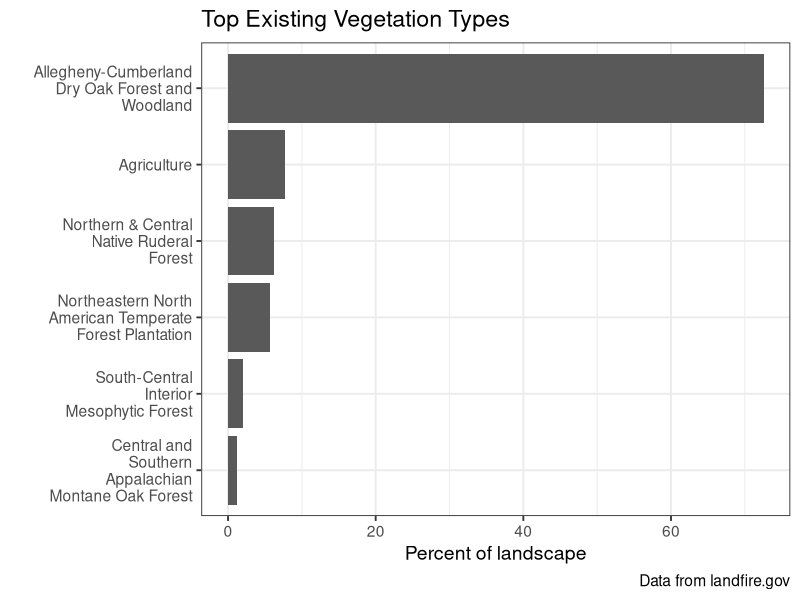
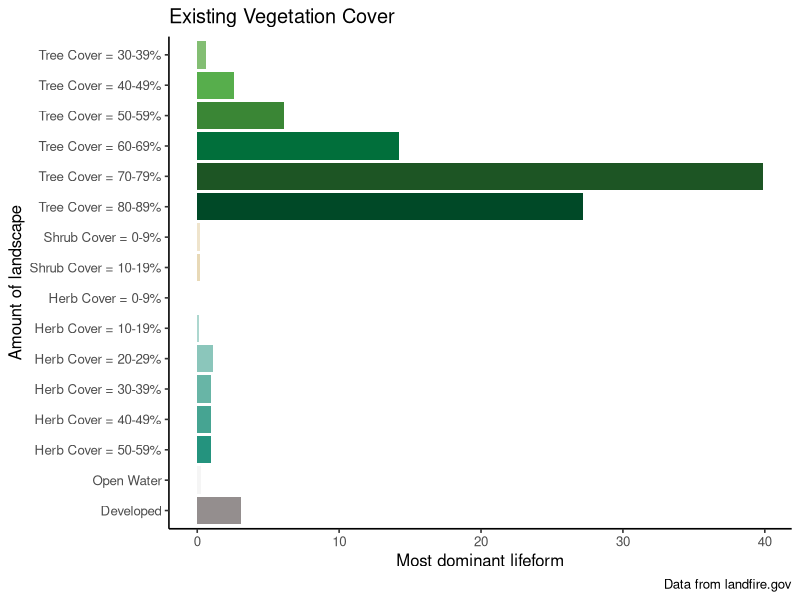
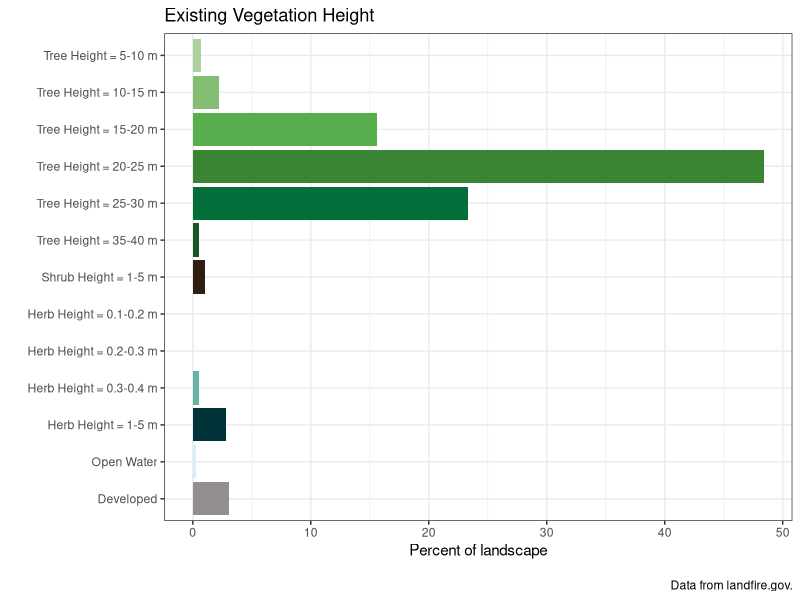
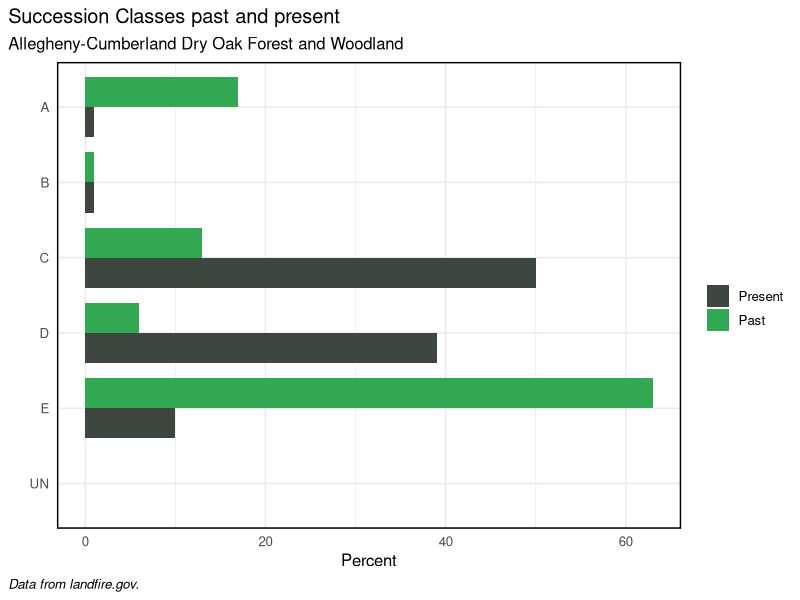
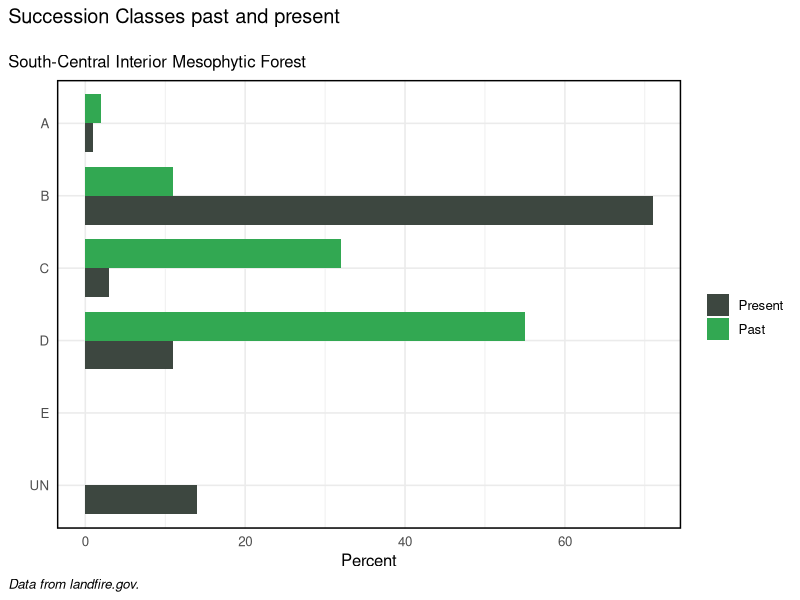
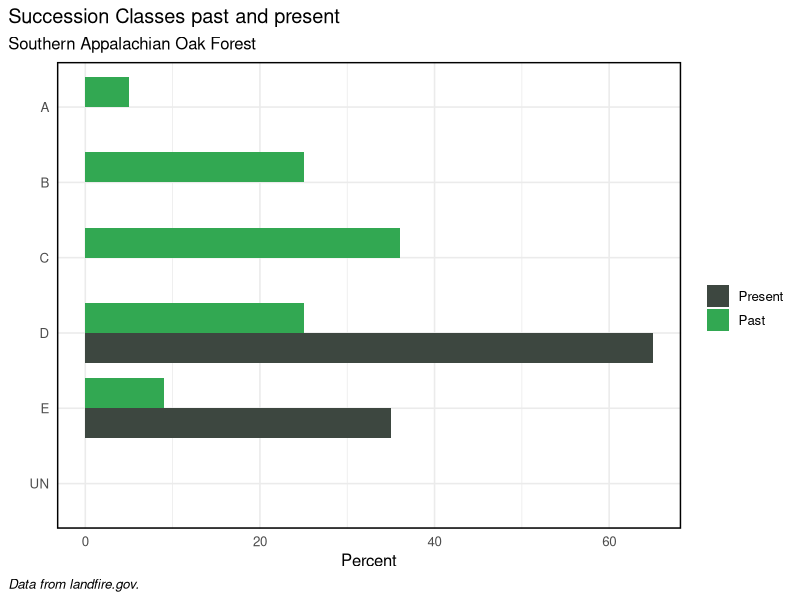
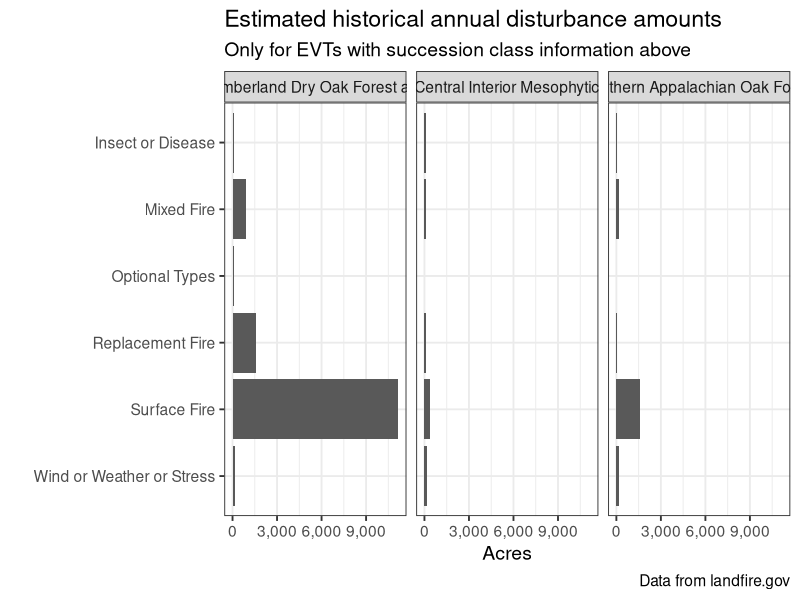

Generate these figures, in order, with R:
## ---- chunk 1
library(tidyverse)
library(scales)

## ---- chunk 2
evtname <- read.csv(file = "data/evt_10.csv") %>%
  arrange(desc(percent))

evtname$evt <- factor(evtname$evt, levels = evtname$evt[order(evtname$percent)])


# plot
evtChart <-
  ggplot(data = evtname, aes(x = evt, y = percent)) +
  geom_bar(stat = "identity") +
  labs(
    title = "Top Existing Vegetation Types",
    caption = "Data from landfire.gov",
    x = "",
    y = "Percent of landscape") +
  scale_x_discrete(limits = rev(evtname$EVT_NAME),
                   labels = function(x) str_wrap(x, width = 18)) +
  coord_flip() +
  theme_bw(base_size = 14)



evtChart
## ---- chunk 3
evcname <- read.csv("data/evc_aoi_attributes.csv") %>% 
  mutate(type = if_else(Value %in% 11, "Open Water",
                                             if_else(Value %in% 12, "Snow / Ice",
                                                     if_else(Value %in% c(13:25), "Developed",
                                                             if_else(Value %in% 31, "Barren",
                                                                     if_else(Value %in% c(60:70), "Agriculture",
                                                                             if_else(Value %in% 32, "Quarries",
                                                                                     if_else(Value %in% 100, "Sparse Vegetation",
                                                                                             if_else(Value %in% c(101:199), "Tree",
                                                                                                     if_else(Value %in% c(201:299), "Shrub",
                                                                                                             if_else(Value %in% c(301:399), "Herb",
                                                                                                                     "Other")))))))))))



# create reverse substr() function
revSubstr <- function(x, start, stop) {
  x <- strsplit(x, "")
  sapply(x, 
         function(x) paste(rev(rev(x)[start:stop]), collapse = ""), 
         USE.NAMES = FALSE)  }

# create cover column based on 2nd and 3rd to last Values of classname
# if "Other" type, make 0
evcname <- evcname %>% mutate(cover = as.numeric(if_else(Value > 100,
                                                         revSubstr(evcname$CLASSNAMES, start = 2, stop = 3),
                                                         "0")))

# create bin breaks for grouping
breaks <- seq(0, 100, 10)
# create intervals for grouping and summarize
# also create factor order for "type"
evcgroup <- evcname %>%
  mutate(interval = cut(cover,
                        breaks, 
                        include.lowest = TRUE, 
                        right = T,
                        labels = c("0-9", "10-19", "20-29", "30-39", "40-49", "50-59", "60-69", "70-79", 
                                   "80-89", "90-100")),
         type = factor(type, levels = c("Tree", "Shrub", "Herb", "Open Water", "Snow / Ice", "Developed", "Agriculture", "Sparse Vegetation", "Barren", "Quarries", "Other"))) %>%
  group_by(type, interval) %>%
  summarize(COUNT = sum(Freq),
            acres = sum(ACRES),
            rel_percent = sum(REL_PERCENT))

# add label and legend names based on condition
evcgroup <- evcgroup %>% mutate(label = if_else(type %in% c("Tree", "Shrub", "Herb"),
                                                paste0(type, " Cover = ", interval, "%"), as.character(type)),
                                legend = if_else(type %in% c("Tree", "Shrub", "Herb", "Open Water"),
                                                 type, as.factor("Other")))

# turn current label order to factors
evclabel.list <- evcgroup$label
evcgroup <- evcgroup %>% mutate(label = fct_rev(factor(label, evclabel.list)))

# join in custom cols column to color bars by specific label

evc_group_cols <- read.csv("data/evc_group_acc.csv")

evcgroup <- left_join(evcgroup, evc_group_cols, by = "label")

evcgroup$label <- factor(evcgroup$label, levels = rev(evcgroup$label))

evcgroup <- evcgroup %>%
  filter(rel_percent > 0.01)

# plot
evcChart <-
  ggplot(data = evcgroup, aes(x = label, y = rel_percent, fill = colors)) +
  geom_bar(stat = "identity") +
  labs(
    title = "Existing Vegetation Cover",
    caption = "Data from landfire.gov",
    x = "Amount of landscape",
    y = "Most dominant lifeform") +
  scale_fill_identity() +
  coord_flip() +
  theme_classic(base_size = 12)+
  theme(legend.position = "none") 


evcChart



## ---- chunk 4

# load evh attribute table
evhname <- read.csv(file = "data/evh_aoi_attributes.csv") %>% 
  mutate(type = if_else(Value %in% 11, "Open Water",
                                             if_else(Value %in% 12, "Snow / Ice",
                                                     if_else(Value %in% c(13:25), "Developed",
                                                             if_else(Value %in% 31, "Barren",
                                                                     if_else(Value %in% c(60:70), "Agriculture",
                                                                             if_else(Value %in% 32, "Quarries",
                                                                                     if_else(Value %in% 100, "Sparse Vegetation",
                                                                                             if_else(Value %in% c(101:199), "Tree",
                                                                                                     if_else(Value %in% c(201:299), "Shrub",
                                                                                                             if_else(Value %in% c(301:399), "Herb",
                                                                                                                     "Other"))))))))))) %>%
  mutate(height_m = if_else(type %in% "Tree", (Value -100),
                            if_else(type %in% "Shrub", ((Value - 200) / 10),
                                    if_else(type %in% "Herb", ((Value - 300) / 10), 0))) %>%
           as.character() %>% as.numeric())

# create bin breaks for grouping
breaks <- c(0, 0.1, 0.2, 0.3, 0.4, 0.5, 0.6, 0.7, 0.8, 0.9, 1, 5, 10, 15, 20, 25, 30, 35, 40, 45, 50, 55, 60, 65, 70, 75, 80, 85, 90, 95, 100)

# create intervals for grouping and summarize
# also create factor order for "type"
evhgroup <- evhname %>%
  mutate(interval = cut(height_m,
                        breaks, 
                        include.lowest = TRUE, 
                        right = F,
                        labels = c("0", "0.1-0.2", "0.2-0.3", "0.3-0.4" ,"0.4-0.5", "0.5-0.6", "0.6-0.7", "0.7-0.8", "0.8-0.9", "0.9-1.0", "1-5", "5-10", "10-15", "15-20", "20-25", "25-30", "30-35", "35-40", "40-45", "45-50", "50-55", "55-60", "60-65", "65-70", "70-75", "75-80", "80-85", "85-90", "90-95", "95-100")),
         type = factor(type, levels = c("Tree", "Shrub", "Herb", "Open Water", "Snow / Ice", "Developed", "Agriculture", "Sparse Vegetation", "Barren", "Quarries", "Other"))) %>%
  group_by(type, interval) %>%
  summarise(COUNT = sum(Freq),
            acres = sum(ACRES),
            rel_percent = sum(REL_PERCENT))



# add label and legend names based on condition
evhgroup <- evhgroup %>% mutate(label = if_else(type %in% c("Tree", "Shrub", "Herb"),
                                                paste0(type, " Height = ", interval, " m"), as.character(type)),
                                legend = if_else(type %in% c("Tree", "Shrub", "Herb", "Open Water"),
                                                 type, as.factor("Other")))
# turn current label order to factors
evhlabel.list <- evhgroup$label
evhgroup <- evhgroup %>% mutate(label = fct_rev(factor(label, evhlabel.list)))


# join in custom cols column to color bars by specific label

evh_group_cols <- read.csv("data/evh_group_acc.csv")

evhgroup <- left_join(evhgroup, evh_group_cols, by = "label")

evhgroup$label <- factor(evhgroup$label, levels = rev(evhgroup$label))

evhgroup <- evhgroup %>%
  filter(rel_percent > 0.01)


evcChart <-
  ggplot(data = evcgroup, aes(x = label, y = rel_percent, fill = colors)) +
  geom_bar(stat = "identity") +
  labs(
    title = "Existing Vegetation Cover",
    caption = "Data from landfire.gov",
    x = "Amount of landscape",
    y = "Most dominant lifeform") +
  scale_fill_identity() +
  coord_flip() +
  theme_classic(base_size = 12)+
  theme(legend.position = "none") 



# plot
evhChart <-
ggplot(data = evhgroup, aes(x = label, y = rel_percent, fill = colors)) +
  geom_bar(stat = "identity") +
  labs(
    title = "Existing Vegetation Height",
    caption = "\nData from landfire.gov.",
    x = "",
    y = "Percent of landscape") +
  scale_fill_identity() +
  coord_flip() +
  theme_bw()

evhChart



# plot with original color scheme
# evhChart <-
# ggplot(data = evhgroup, aes(x = label, y = REL_PERCENT, fill = legend)) +
#   geom_bar(stat = "identity") +
#   labs(
#     title = "Existing Vegetation Height",
#     subtitle = "landscape_name",
#     caption = "Data from landfire.gov.",
#     x = "",
#     y = "percent of landscape") +
#   scale_fill_manual(values = cols, name = "") +
#   coord_flip() +
#   theme_bw()
# 
# evhChart





## ---- chunk 5

aoi_ref_cur <- read.csv("data/evt_scls_3.csv")

## wrangle data, get top groups (BpSs)

evt_scls_acdof <- aoi_ref_cur %>%
  dplyr::select(c("evt", "ref_label",  "current_percent", "ref_percent")) %>%
  pivot_longer(
    cols = c(`ref_percent`, `current_percent`), 
    names_to = "ref_cur", 
    values_to = "percent") %>%
  filter(evt == "Allegheny-Cumberland Dry Oak Forest and Woodland" )


# order classes
evt_scls_acdof$ref_label <- factor(evt_scls_acdof$ref_label, levels = c(
  "UN",
  "E",
  "D",
  "C",
  "B",
  "A"))

sclasplot <-
  ggplot(evt_scls_acdof , aes(fill = factor(ref_cur), y = percent, x = ref_label)) + 
  geom_col(width = 0.8, position = position_dodge()) +
  coord_flip() +
  scale_x_discrete(limits = (levels(evt_scls_acdof$ref_label))) +
  labs(
    title = "Succession Classes past and present",
    subtitle = "Allegheny-Cumberland Dry Oak Forest and Woodland",
    caption = "Data from landfire.gov.",
    x = "",
    y = "Percent") +
  theme_minimal(base_size = 12) +
  theme(plot.caption = element_text(hjust = 0, face = "italic"), #Default is hjust=1
        plot.title.position = "plot", #NEW parameter. Apply for subtitle too.
        plot.caption.position =  "plot") +
  scale_fill_manual(values = c("#3d4740", "#32a852" ), # present (grey), historical (green)
                    name = " ", 
                    labels = c("Present",
                               "Past")) +
    theme(panel.spacing = unit(.05, "lines"),
        panel.border = element_rect(color = "black", fill = NA, size = 1), 
        strip.background = element_rect(color = "black", size = 1))

sclasplot

## ---- chunk 6

aoi_ref_cur <- read.csv("data/evt_scls_3.csv")

## wrangle data, get top groups (BpSs)

evt_scls_scimf <- aoi_ref_cur %>%
  dplyr::select(c("evt", "ref_label",  "current_percent", "ref_percent")) %>%
  pivot_longer(
    cols = c(`ref_percent`, `current_percent`), 
    names_to = "ref_cur", 
    values_to = "percent") %>%
  filter(evt == "South-Central Interior Mesophytic Forest" )


# order classes
evt_scls_scimf$ref_label <- factor(evt_scls_scimf$ref_label, levels = c(
  "UN",
  "E",
  "D",
  "C",
  "B",
  "A"))

sclasplot <-
  ggplot(evt_scls_scimf, aes(fill = factor(ref_cur), y = percent, x = ref_label)) + 
  geom_col(width = 0.8, position = position_dodge()) +
  coord_flip() +
  scale_x_discrete(limits = (levels(evt_scls_scimf$ref_label))) +
  labs(
    title = "Succession Classes past and present",
    subtitle = "	
South-Central Interior Mesophytic Forest",
    caption = "Data from landfire.gov.",
    x = "",
    y = "Percent") +
  theme_minimal(base_size = 12) +
  theme(plot.caption = element_text(hjust = 0, face = "italic"), #Default is hjust=1
        plot.title.position = "plot", #NEW parameter. Apply for subtitle too.
        plot.caption.position =  "plot") +
  scale_fill_manual(values = c("#3d4740", "#32a852" ), # present (grey), historical (green)
                    name = " ", 
                    labels = c("Present",
                               "Past")) +
    theme(panel.spacing = unit(.05, "lines"),
        panel.border = element_rect(color = "black", fill = NA, size = 1), 
        strip.background = element_rect(color = "black", size = 1))

sclasplot

## ---- chunk 7

aoi_ref_cur <- read.csv("data/evt_scls_3.csv")

## wrangle data, get top groups (BpSs)

evt_scls_saof <- aoi_ref_cur %>%
  dplyr::select(c("evt", "ref_label",  "current_percent", "ref_percent")) %>%
  pivot_longer(
    cols = c(`ref_percent`, `current_percent`), 
    names_to = "ref_cur", 
    values_to = "percent") %>%
  filter(evt == "Southern Appalachian Oak Forest" )


# order classes
evt_scls_saof$ref_label <- factor(evt_scls_saof$ref_label, levels = c(
  "UN",
  "E",
  "D",
  "C",
  "B",
  "A"))

sclasplot <-
  ggplot(evt_scls_saof, aes(fill = factor(ref_cur), y = percent, x = ref_label)) + 
  geom_col(width = 0.8, position = position_dodge()) +
  coord_flip() +
  scale_x_discrete(limits = (levels(evt_scls_saof$ref_label))) +
  labs(
    title = "Succession Classes past and present",
    subtitle = "Southern Appalachian Oak Forest",
    caption = "Data from landfire.gov.",
    x = "",
    y = "Percent") +
  theme_minimal(base_size = 12) +
  theme(plot.caption = element_text(hjust = 0, face = "italic"), #Default is hjust=1
        plot.title.position = "plot", #NEW parameter. Apply for subtitle too.
        plot.caption.position =  "plot") +
  scale_fill_manual(values = c("#3d4740", "#32a852" ), # present (grey), historical (green)
                    name = " ", 
                    labels = c("Present",
                               "Past")) +
    theme(panel.spacing = unit(.05, "lines"),
        panel.border = element_rect(color = "black", fill = NA, size = 1), 
        strip.background = element_rect(color = "black", size = 1))

sclasplot

## ---- chunk 8
## clean EVT to just have names
evt_names <- read_csv('data/evt_aoi_attributes.csv') %>%
  select(c(EVT_NAME, ACRES)) %>%
  arrange(desc(ACRES)) %>%
  top_n(n = 3, wt = ACRES)

bps_transitions <- read_csv('data/bps_transitions.csv') %>%
  select(c(BpS_Name, TransitionGroupID, annual_probability))

evt_transistions <- left_join(evt_names, bps_transitions, by = c("EVT_NAME" = "BpS_Name")) %>%
  mutate(annual_dist_acres = ACRES*annual_probability) %>%
  subset(TransitionGroupID %in% c("Competition or Maintenance",
                                  "Native Grazing",
                                  "Insect or Disease",
                                  "Replacement Fire",
                                  "Mixed Fire",
                                  "Surface Fire",
                                  "Optional Types",
                                  "Wind or Weather or Stress"
                                  )) 

evt_transitions_grouped <- evt_transistions %>%
  group_by(EVT_NAME,TransitionGroupID,  ACRES) %>%
  summarize(annual_dist_acres = sum(annual_dist_acres)) %>%
  ungroup() %>%
  arrange(desc(ACRES)) 



hist_dist_chart <- 
  ggplot(data = evt_transitions_grouped, aes(x = reorder(TransitionGroupID,desc(TransitionGroupID)),
                                             y = annual_dist_acres)) +
  geom_bar(stat = "identity", position =  position_dodge2(reverse = TRUE)) +
  labs(
    title = "Estimated historical annual disturbance amounts",
    subtitle = "Only for EVTs with succession class information above",
    caption = "Data from landfire.gov",
    x = "",
    y = "Acres") +
  coord_flip() +
  theme_bw(base_size = 14) +
  facet_wrap(~EVT_NAME) +
  scale_y_continuous(labels = comma_format())

hist_dist_chart


